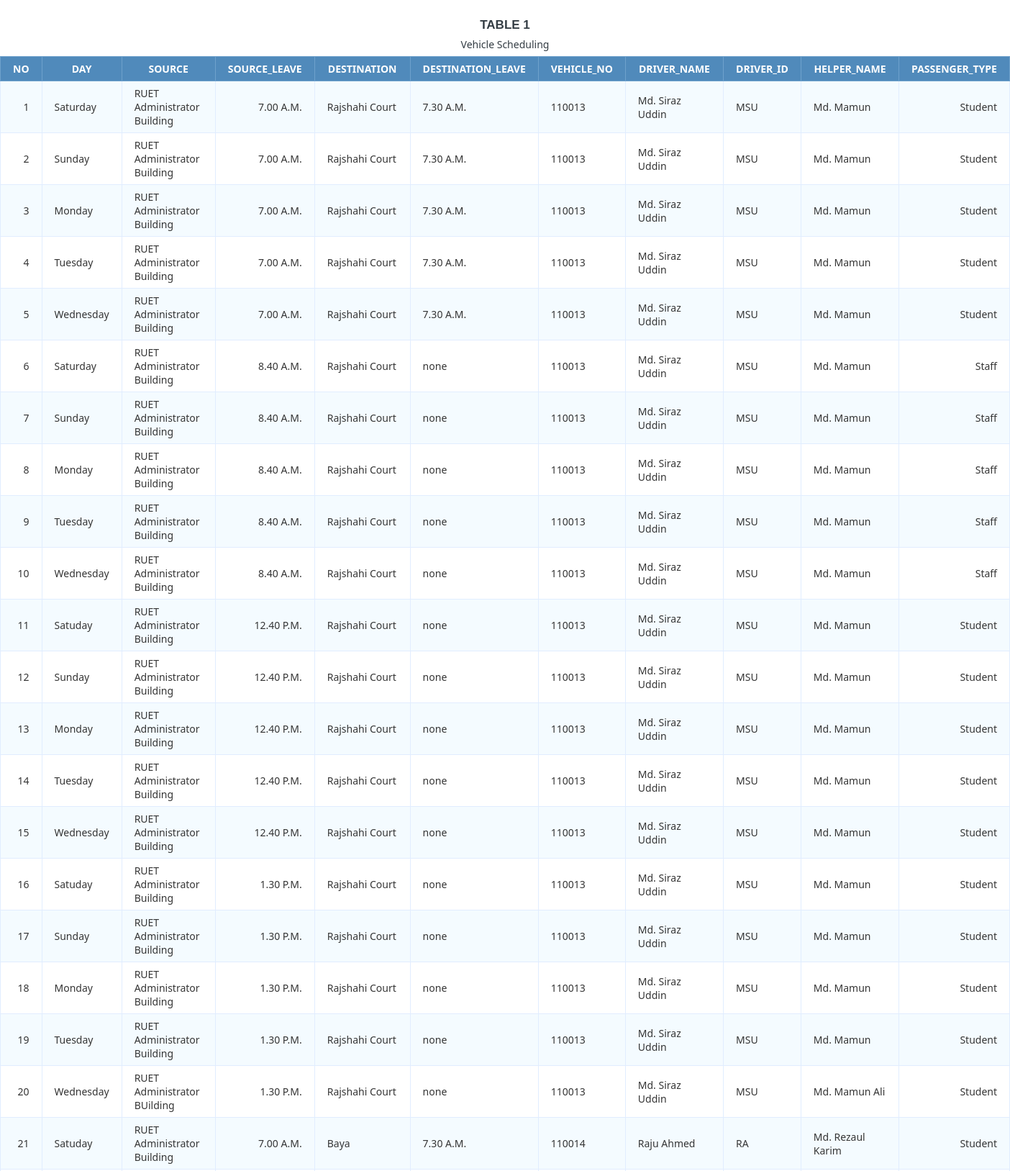
The app's page /searchtable.php (upper part) with its own data.
### tables this page shows
CREATE TABLE `timeschedule` (
  `SI` int(11) NOT NULL,
  `Day` varchar(12) NOT NULL,
  `Source` varchar(30) NOT NULL,
  `SourceLeave` varchar(10) NOT NULL,
  `Destination` varchar(20) NOT NULL,
  `DestinationLeave` varchar(10) NOT NULL,
  `VechileNo` varchar(12) NOT NULL,
  `DriverName` varchar(30) NOT NULL,
  `DriverID` varchar(10) NOT NULL,
  `HelperName` varchar(20) NOT NULL,
  `PassengerType` varchar(17) NOT NULL
);

### searchtable.php (the view, shortened to what this page needs)
 <?php
$db_host = 'localhost';
$db_user = 'root';
$db_pass = '';
$db_name = 'busschedulet';
$conn = mysqli_connect($db_host, $db_user, $db_pass, $db_name);
$sql = 'SELECT *
        FROM timeschedule';
$query = mysqli_query($conn, $sql);
?>
<html>
<head>
</head>
<body>
    <h1>Table 1</h1>
	<table class="data-table">
        <caption class="title">Vehicle Scheduling</caption>
        <thead>
            <tr>
                <th>NO</th>
                <th>Day</th>
                <th>Source</th>
                <th>Source_Leave</th>
                <th>Destination</th>
				<th>Destination_Leave</th>
				<th>Vehicle_No</th>
				<th>Driver_Name</th>
				<th>Driver_id</th>
				<th>Helper_Name</th>
				<th>Passenger_Type</th>
            </tr>
        </thead>
        <tbody>
        <?php
        $no     = 1;
        while ($row = mysqli_fetch_array($query))
        {
            echo '<tr>
                    <td>'.$no.'</td>
                    <td>'.$row['Day'].'</td>
                    <td>'.$row['Source'].'</td>
                    <td>'. $row['SourceLeave'] . '</td>
                    <td>'.$row['Destination'].'</td>
					<td>'.$row['DestinationLeave'].'</td>
					<td>'.$row['VechileNo'].'</td>
					<td>'.$row['DriverName'].'</td>
					<td>'.$row['DriverID'].'</td>
					<td>'.$row['HelperName'].'</td>
					<td>'.$row['PassengerType'].'</td>
                </tr>';
            $no++;
        }?>
        </tbody>
    </table>
</body>
</html>

### searchtable.php (style rules this page uses)
body { font-size: 15px; color: #343d44; font-family: "segoe-ui", "open-sans", tahoma, arial; padding: 0; margin: 0; }
table { margin: auto; font-family: "Lucida Sans Unicode", "Lucida Grande", "Segoe Ui"; font-size: 12px; }
h1 { margin: 25px auto 0; text-align: center; text-transform: uppercase; font-size: 17px; }
table td { transition: all .5s; }
.data-table { border-collapse: collapse; font-size: 14px; min-width: 537px; }
.data-table th, .data-table td { border: 1px solid #e1edff; padding: 7px 17px; }
.data-table caption { margin: 7px; }
.data-table thead th { background-color: #508abb; color: #FFFFFF; border-color: #6ea1cc !important; text-transform: uppercase; }
.data-table tbody td { color: #353535; }
.data-table tbody td:first-child, .data-table tbody td:nth-child(4), .data-table tbody td:last-child { text-align: right; }
.data-table tbody tr:nth-child(odd) td { background-color: #f4fbff; }

### records on screen
timeschedule: Day "Saturday", Source "RUET Administrator Building", SourceLeave "7.00 A.M.", Destination "Rajshahi Court", DestinationLeave "7.30 A.M.", VechileNo "110013", DriverName "Md. Siraz Uddin", DriverID "MSU", HelperName "Md. Mamun", PassengerType "Student"
timeschedule: Day "Sunday", Source "RUET Administrator Building", SourceLeave "7.00 A.M.", Destination "Rajshahi Court", DestinationLeave "7.30 A.M.", VechileNo "110013", DriverName "Md. Siraz Uddin", DriverID "MSU", HelperName "Md. Mamun", PassengerType "Student"
timeschedule: Day "Monday", Source "RUET Administrator Building", SourceLeave "7.00 A.M.", Destination "Rajshahi Court", DestinationLeave "7.30 A.M.", VechileNo "110013", DriverName "Md. Siraz Uddin", DriverID "MSU", HelperName "Md. Mamun", PassengerType "Student"
timeschedule: Day "Tuesday", Source "RUET Administrator Building", SourceLeave "7.00 A.M.", Destination "Rajshahi Court", DestinationLeave "7.30 A.M.", VechileNo "110013", DriverName "Md. Siraz Uddin", DriverID "MSU", HelperName "Md. Mamun", PassengerType "Student"
timeschedule: Day "Wednesday", Source "RUET Administrator Building", SourceLeave "7.00 A.M.", Destination "Rajshahi Court", DestinationLeave "7.30 A.M.", VechileNo "110013", DriverName "Md. Siraz Uddin", DriverID "MSU", HelperName "Md. Mamun", PassengerType "Student"
timeschedule: Day "Saturday", Source "RUET Administrator Building", SourceLeave "8.40 A.M.", Destination "Rajshahi Court", DestinationLeave "none", VechileNo "110013", DriverName "Md. Siraz Uddin", DriverID "MSU", HelperName "Md. Mamun", PassengerType "Staff"
timeschedule: Day "Sunday", Source "RUET Administrator Building", SourceLeave "8.40 A.M.", Destination "Rajshahi Court", DestinationLeave "none", VechileNo "110013", DriverName "Md. Siraz Uddin", DriverID "MSU", HelperName "Md. Mamun", PassengerType "Staff"
timeschedule: Day "Monday", Source "RUET Administrator Building", SourceLeave "8.40 A.M.", Destination "Rajshahi Court", DestinationLeave "none", VechileNo "110013", DriverName "Md. Siraz Uddin", DriverID "MSU", HelperName "Md. Mamun", PassengerType "Staff"
timeschedule: Day "Tuesday", Source "RUET Administrator Building", SourceLeave "8.40 A.M.", Destination "Rajshahi Court", DestinationLeave "none", VechileNo "110013", DriverName "Md. Siraz Uddin", DriverID "MSU", HelperName "Md. Mamun", PassengerType "Staff"
timeschedule: Day "Wednesday", Source "RUET Administrator Building", SourceLeave "8.40 A.M.", Destination "Rajshahi Court", DestinationLeave "none", VechileNo "110013", DriverName "Md. Siraz Uddin", DriverID "MSU", HelperName "Md. Mamun", PassengerType "Staff"
timeschedule: Day "Satuday", Source "RUET Administrator Building", SourceLeave "12.40 P.M.", Destination "Rajshahi Court", DestinationLeave "none", VechileNo "110013", DriverName "Md. Siraz Uddin", DriverID "MSU", HelperName "Md. Mamun", PassengerType "Student"
timeschedule: Day "Sunday", Source "RUET Administrator Building", SourceLeave "12.40 P.M.", Destination "Rajshahi Court", DestinationLeave "none", VechileNo "110013", DriverName "Md. Siraz Uddin", DriverID "MSU", HelperName "Md. Mamun", PassengerType "Student"
timeschedule: Day "Monday", Source "RUET Administrator Building", SourceLeave "12.40 P.M.", Destination "Rajshahi Court", DestinationLeave "none", VechileNo "110013", DriverName "Md. Siraz Uddin", DriverID "MSU", HelperName "Md. Mamun", PassengerType "Student"
timeschedule: Day "Tuesday", Source "RUET Administrator Building", SourceLeave "12.40 P.M.", Destination "Rajshahi Court", DestinationLeave "none", VechileNo "110013", DriverName "Md. Siraz Uddin", DriverID "MSU", HelperName "Md. Mamun", PassengerType "Student"
timeschedule: Day "Wednesday", Source "RUET Administrator Building", SourceLeave "12.40 P.M.", Destination "Rajshahi Court", DestinationLeave "none", VechileNo "110013", DriverName "Md. Siraz Uddin", DriverID "MSU", HelperName "Md. Mamun", PassengerType "Student"
timeschedule: Day "Satuday", Source "RUET Administrator Building", SourceLeave "1.30 P.M.", Destination "Rajshahi Court", DestinationLeave "none", VechileNo "110013", DriverName "Md. Siraz Uddin", DriverID "MSU", HelperName "Md. Mamun", PassengerType "Student"
timeschedule: Day "Sunday", Source "RUET Administrator Building", SourceLeave "1.30 P.M.", Destination "Rajshahi Court", DestinationLeave "none", VechileNo "110013", DriverName "Md. Siraz Uddin", DriverID "MSU", HelperName "Md. Mamun", PassengerType "Student"
timeschedule: Day "Monday", Source "RUET Administrator Building", SourceLeave "1.30 P.M.", Destination "Rajshahi Court", DestinationLeave "none", VechileNo "110013", DriverName "Md. Siraz Uddin", DriverID "MSU", HelperName "Md. Mamun", PassengerType "Student"
timeschedule: Day "Tuesday", Source "RUET Administrator Building", SourceLeave "1.30 P.M.", Destination "Rajshahi Court", DestinationLeave "none", VechileNo "110013", DriverName "Md. Siraz Uddin", DriverID "MSU", HelperName "Md. Mamun", PassengerType "Student"
timeschedule: Day "Wednesday", Source "RUET Administrator BUilding", SourceLeave "1.30 P.M.", Destination "Rajshahi Court", DestinationLeave "none", VechileNo "110013", DriverName "Md. Siraz Uddin", DriverID "MSU", HelperName "Md. Mamun Ali", PassengerType "Student"
timeschedule: Day "Satuday", Source "RUET Administrator Building", SourceLeave "7.00 A.M.", Destination "Baya", DestinationLeave "7.30 A.M.", VechileNo "110014", DriverName "Raju Ahmed", DriverID "RA", HelperName "Md. Rezaul Karim", PassengerType "Student"
